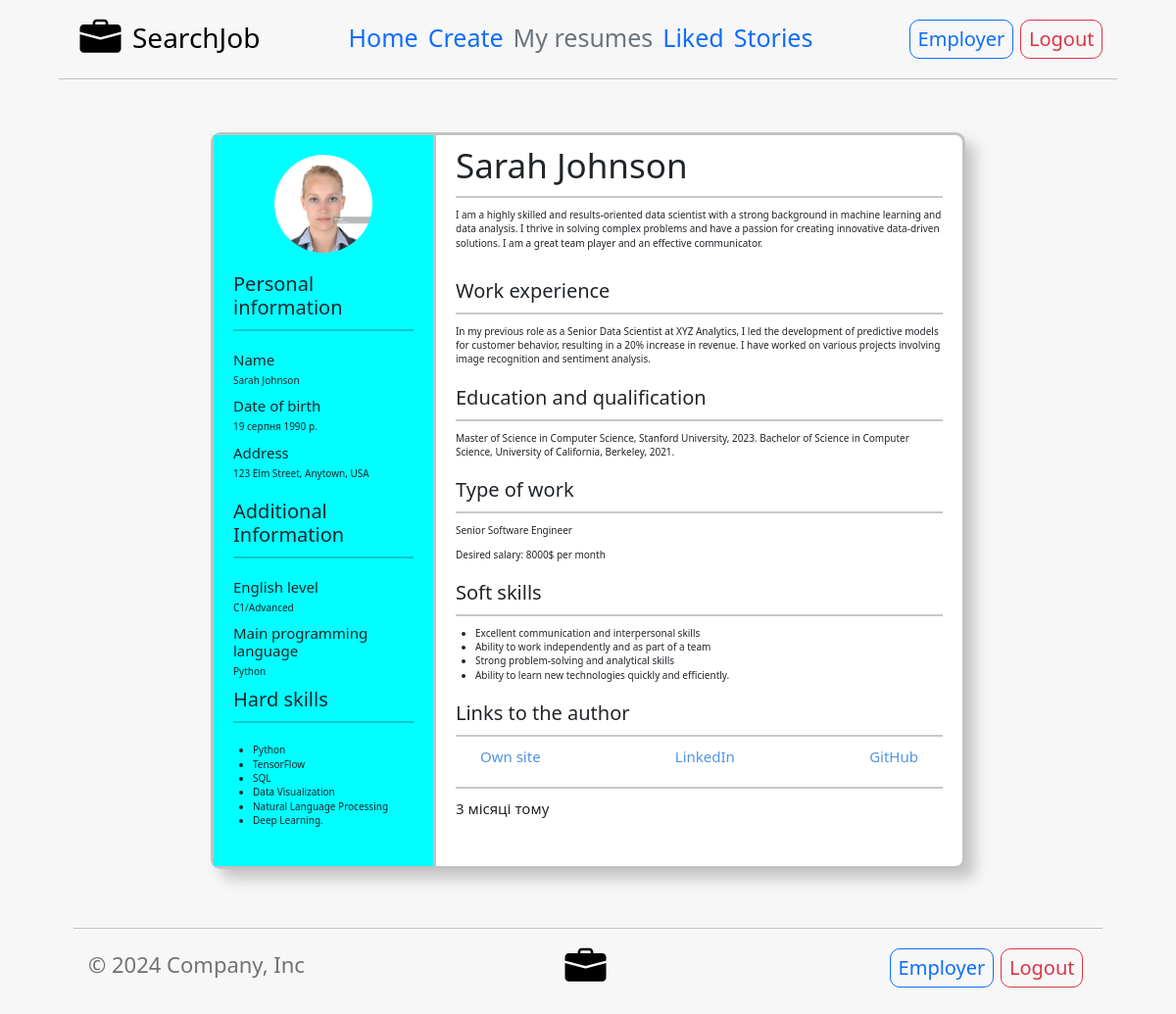
/employee/resume/1/ (signed in), run on the app's committed database.
### employee/models.py (models this page shows, shortened)
class EmployeeModel(models.Model):
    name = models.CharField(max_length=40, default='')
    birth = models.DateField(default='', max_length=10)
    address = models.CharField(max_length=50)
    phone_number = models.CharField(max_length=20)
    link_to_own_website = models.URLField(default='', null=True, blank=True)
    linkedin = models.URLField(default='', null=True, blank=True)
    github = models.URLField(default='', null=True, blank=True)
    email = models.EmailField(max_length=40)
    image = models.ImageField(null=True, blank=True,
                              width_field='width_field',
                              height_field='height_field',
                              upload_to=get_path_to_img)
    height_field = models.IntegerField(default=0)
    width_field = models.IntegerField(default=0)
    description_about_yourself = models.TextField(default='')
    level_of_english = models.CharField(max_length=30, choices=level_of_eng(), default=level_of_eng()[4][0])
    education = models.TextField(default='')
    hard_skills = models.TextField(default='')
    work_experience = models.TextField(default='')
    main_programming_language = models.CharField(max_length=15, choices=programming_languages(),
                                                 default=programming_languages()[11][0])
    soft_skills = models.TextField(default='')
    desired_salary = models.PositiveSmallIntegerField(default='500')
    additional_files = models.FileField(default='', null=True, blank=True)
    timestamp = models.DateTimeField(auto_now_add=True)
    update = models.DateTimeField(auto_now=True)
    type_of_job = models.CharField(max_length=50, choices=type_of_job(), default=type_of_job()[0][0])
    user = models.ForeignKey(
        settings.AUTH_USER_MODEL,
        default=1,
        on_delete=models.PROTECT
    )
    class Meta:
        ordering = ('-timestamp', 'name')
        verbose_name = 'Resume'
        verbose_name_plural = 'Resumes'

### employee/views.py (the view)
# urls.py: path('resume/<int:id>/', resume, name='resume'),
def resume(request, id=None):
    resume_obj = get_object_or_404(EmployeeModel, id=id)
    size_of_image = set_width_height_for_image(resume_obj.width_field, resume_obj.height_field)
    context = {
        'resume': resume_obj,
        'image_width': size_of_image[0],
        'image_height': size_of_image[1],
        'soft_skills': split_lines(resume_obj.soft_skills),
        'hard_skills': split_lines(resume_obj.hard_skills),
        'user': request.user,
        'current_year': get_current_year()
    }
    if resume_obj.image:
        context['image_existence'] = True
    else:
        context['image_existence'] = False
    return render(request, 'employee/resume.html', context)

### additional_functions/additional.py (called while the page is built)
def split_lines(line):
    line = line.split('. ')
    if len(line) != 1:
        for sentence in line:
            if isinstance(sentence[0], str):
                if sentence[0] == sentence[0].lower():
                    first_sentence = line[line.index(sentence) - 1]
                    second_sentence = sentence
                    line.remove(first_sentence)
                    line.remove(second_sentence)
                    full_sentence = f'{first_sentence} {second_sentence}'
                    line.insert(0, full_sentence)
        return line
    line = line[0].split('.\r\n')
    return line

def set_width_height_for_image(width, height):
    size = 100
    if width == height:
        return [size, size]
    elif width > height:
        width = int(round((size * (width / height)), 0))
        return [width, size]
    else:
        height = int(round((size * (height / width)), 0))
        return [size, height]

def get_current_year():
    current_date = datetime.datetime.now()
    return current_date.year

### templates/employee/resume.html (shortened to what this page needs)
{% extends 'employee/base_employee_block.html' %}
{% block add_in_nav %}
    <ul class="nav col-12 col-md-6 me-lg-auto mb-2 justify-content-center mb-md-0" style="font-size: 25px;">
        <li><a href="{% url 'employee:home-employee' %}" class="nav-link px-2">Home</a></li>
        <li><a href="{% url 'employee:create' %}" class="nav-link px-2">Create</a></li>
        <li><a href="{% url 'employee:resumes' %}" class="nav-link px-2 link-secondary">My resumes</a></li>
        <li><a href="{% url 'employee:liked' %}" class="nav-link px-2">Liked</a></li>
        <li><a href="{% url 'story:home-story' %}" class="nav-link px-2">Stories</a></li>
    </ul>
    {% include 'employee/login_in_nav.html' %}
{% endblock add_in_nav %}
{% block main_content %}
    <div class="col-sm-8 col-sm-offset-2" style="margin-bottom: 30px; margin-top: 50px;">
        <div class="row">
            <div class="col-sm-20">
                <div class="thumbnail" style="padding: 0; border-radius: 10px; border: 3px solid rgba(178,178,178,0.79); box-shadow: 10px 10px 14px rgba(159,159,159,0.57); display: flex;">
                    <div style="flex: 29%; text-align: center; background-color: aqua; padding: 20px;">
                        {% if image_existence %}
                            <img style="border-radius: 50px; margin-bottom: 20px;" src="{{ resume.image.url }}" width="{{ image_width }}px" height="{{ image_height }}px" alt="Photo of person">
                        {% endif %}
                        <div style="text-align: left;">
                            <h2>Personal information</h2>
                            <hr style="height: 2px; margin-bottom: 20px;">
                            <div>
                                <h4>Name</h4>
                                <p>{{ resume.name }}</p>
                            </div>
                            <div>
                                <h4>Date of birth</h4>
                                <p>{{ resume.birth }}</p>
                            </div>
                            <div style="margin-bottom: 20px;">
                                <h4>Address</h4>
                                <p>{{ resume.address }}</p>
                            </div>
                            <h2>Additional Information</h2>
                            <hr style="height: 2px; margin-bottom: 20px;">
                            <div>
                                <h4>English level</h4>
                                <p>{{ resume.level_of_english }}</p>
                            </div>
                            <div>
                                <h4>Main programming language</h4>
                                <p>{{ resume.main_programming_language }}</p>
                            </div>
                            <h2>Hard skills</h2>
                            <hr style="height: 2px; margin-bottom: 20px;">
                            <ul style="margin-bottom: 20px;">
                                {% for skills in hard_skills %}
                                    <li>{{ skills }}</li>
                                {% endfor %}
                            </ul>
                        </div>
                    </div>
                    <div style="background-color: rgba(178,178,178,0.79); flex: 1px;"></div>
                    <div style="flex: 70%; text-align: left; padding: 10px 20px;">
                        <h1 style="font-size: 35px;">{{ resume.name }}</h1>
                        <hr style="height: 2px;">
                        <p style="font-weight: 500; margin-bottom: 30px;">{{ resume.description_about_yourself }}</p>
                        <h2 style="margin-bottom: 10px;">Work experience</h2>
                        <hr style="height: 2px;">
                        <p style="margin-bottom: 20px;">{{ resume.work_experience }}</p>
                        <h2 style="margin-bottom: 10px;">Education and qualification</h2>
                        <hr style="height: 2px;">
                        <p style="margin-bottom: 20px;">{{ resume.education }}</p>
                        <h2 style="margin-bottom: 10px;">Type of work</h2>
                        <hr style="height: 2px;">
                        <p>{{ resume.type_of_job }}</p>
                        <p style="margin-bottom: 20px;">Desired salary: {{ resume.desired_salary }}$ per month</p>
                        <h2 style="margin-bottom: 10px;">Soft skills</h2>
                        <hr style="height: 2px;">
                        <ul style="margin-bottom: 20px;">
                            {% for skill in soft_skills %}
                                <li>{{ skill }}</li>
                            {% endfor %}
                        </ul>
                        <h2 style="margin-bottom: 10px;">Links to the author</h2>
                        <hr style="height: 2px;">
                        <div style="display: flex; justify-content: space-between; margin-bottom: 20px;">
                            {% if resume.link_to_own_website %}
                                <a href="{{ resume.link_to_own_website }}" target="_blank" style="text-decoration: none; color: #5295e5; font-weight: 500; font-size: 15px; margin-left: 25px;">Own site</a>
                            {% endif %}
                            {% if resume.linkedin %}
                                <a href="{{ resume.linkedin }}" target="_blank" style="text-decoration: none; color: #5295e5; font-weight: 500; font-size: 15px;">LinkedIn</a>
                            {% endif %}
                            {% if resume.github %}
                                <a href="{{ resume.github }}" target="_blank" style="text-decoration: none; color: #5295e5; font-weight: 500; font-size: 15px; margin-right: 25px;">GitHub</a>
                            {% endif %}
                        </div>
                        <hr style="height: 2px">
                        <p style="display: flex; justify-content: space-between; font-size: 15px; margin-right: 15px; text-align: right; font-weight: 200">
                            {{ resume.timestamp|timesince }} тому
                        </p>
                    </div>
                </div>
            </div>
        </div>
    </div>
{% endblock main_content %}

### data on the page
EmployeeModel: image (picture), name "Sarah Johnson", birth "19 серпня 1990 р.", address "123 Elm Street, Anytown, USA", level_of_english "C1/Advanced", main_programming_language "Python", description_about_yourself "I am a highly skilled and results-oriented data scientist with a strong background in machine learning and data analysis. I thrive in solving complex problems and have a passion for creating innovative data-driven solutions. I am a great team player and an effective communicator.", work_experience "In my previous role as a Senior Data Scientist at XYZ Analytics, I led the development of predictive models for customer behavior, resulting in a 20% increase in revenue. I have worked on various projects involving image recognition and sentiment analysis.", education "Master of Science in Computer Science, Stanford University, 2023. Bachelor of Science in Computer Science, University of California, Berkeley, 2021.", type_of_job "Senior Software Engineer", desired_salary "8000", timestamp "3 місяці"

### other printed values
{{ skills }} "Python" "TensorFlow" "SQL" "Data Visualization" "Natural Language Processing" "Deep Learning."
{{ skill }} "Excellent communication and interpersonal skills" "Ability to work independently and as part of a team" "Strong problem-solving and analytical skills" "Ability to learn new technologies quickly and efficiently."
{{ current_year }} "2024"
